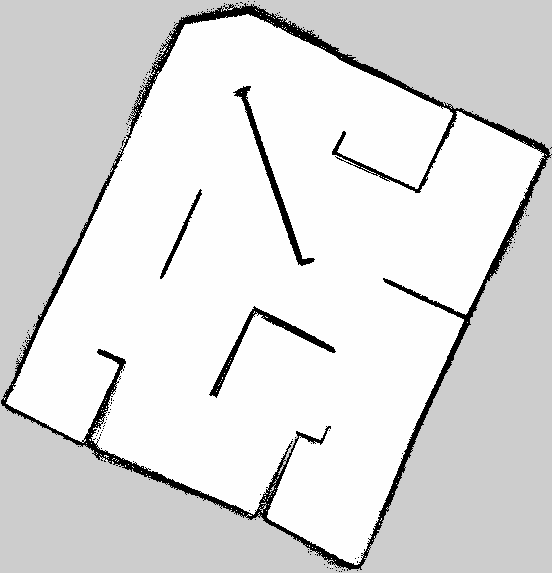
#> input picture CleaningRobotProject/self_cleaning_robot_ws/src/self_cleaning_robot/self_cleaning_robot/map.pgm, 552 x 573 px, given in place of the camera
$ python visual_tracking_test.py
#> lines starting #> are read from the running program, lines starting #| are printed output that depends on the picture; after the words box and inside, x2 and y2 are one past the last pixel; in counts of white or black regions, pixels touching at a corner belong together
import cv2
import numpy as np

class VisualTrackingWebcam:
    def __init__(self):
        # ----------------------------- ORB 설정 -----------------------------
        # ORB를 사용해 특징점을 검출하고 디스크립터를 생성.
        self.detector = cv2.ORB_create(nfeatures=500)

        # ----------------------------- 매처 설정 -----------------------------
        # 매처를 BF (브루트포스)로 가정 (원하는 경우 FLANN으로 변경 가능)
        self.matcher = cv2.BFMatcher(cv2.NORM_HAMMING, crossCheck=False)

        # ----------------------------- 이전 프레임 저장용 -----------------------------
        self.prev_keypoints = None
        self.prev_descriptors = None

        # ----------------------------- 시각화용 설정 -----------------------------
        self.display_width = 640
        self.display_height = 480
        self.window_name = 'Visual Tracking - ORB (Webcam)'
        cv2.namedWindow(self.window_name, cv2.WINDOW_NORMAL)
        cv2.resizeWindow(self.window_name, self.display_width, self.display_height)

        # ----------------------------- 잔상(페이드) 효과를 위한 오버레이 -----------------------------
        self.overlay = np.zeros((self.display_height, self.display_width, 3), dtype=np.uint8)

        # ----------------------------- 잔상(페이드) 파라미터 -----------------------------
        self.fade_factor = 0.9
        self.overlay_alpha = 0.7

    def run(self):
        # 웹캠 열기 (0번: 기본 카메라)
        cap = cv2.VideoCapture(0)
        if not cap.isOpened():
            print("웹캠(카메라)을 열 수 없습니다.")
            return

        while True:
            ret, frame = cap.read()
#> frame is the input picture: shape (573, 552, 3); min 0, max 254, mean 221
            if not ret:
                print("프레임을 읽어올 수 없습니다.")
                break

            # 1) 화면 크기 맞추기
            resized_color = cv2.resize(frame, (self.display_width, self.display_height))
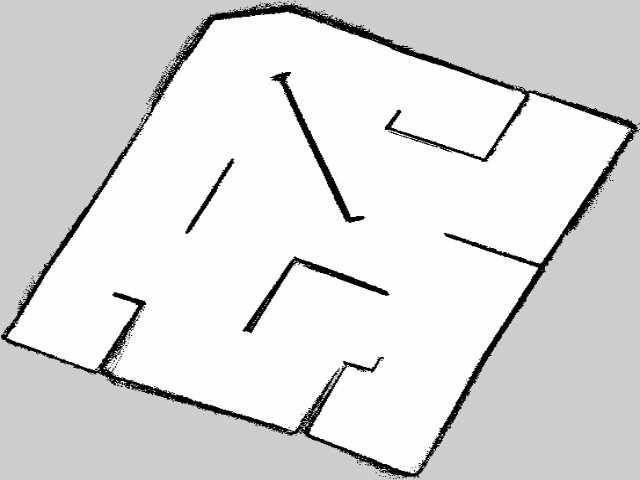
#> resized_color: shape (480, 640, 3); min 0, max 254, mean 221

            # 2) 그레이스케일 변환
            gray_image = cv2.cvtColor(resized_color, cv2.COLOR_BGR2GRAY)

            # 3) ORB로 특징점 검출 및 디스크립터 생성
            keypoints, descriptors = self.detector.detectAndCompute(gray_image, None)
#> keypoints = 500 keypoints; strongest (x, y, size): (282, 79, 64.3), (483, 157, 31), (372, 370, 37.2), (530, 94, 31)

            # 4) 오버레이 페이드
            self.overlay = (self.overlay * self.fade_factor).astype(np.uint8)

            # 5) 매칭 수행
            if self.prev_descriptors is not None and descriptors is not None:
                # knnMatch로 매칭
                raw_matches = self.matcher.knnMatch(self.prev_descriptors, descriptors, k=2)

                good_matches = []
                for match_pair in raw_matches:
                    if len(match_pair) < 2:
                        continue
                    m, n = match_pair
                    if m.distance < 0.75 * n.distance:
                        good_matches.append(m)

                # 상위 N개 매칭만
                N_MATCHES = 30
                good_matches = sorted(good_matches, key=lambda x: x.distance)[:N_MATCHES]

                # 이전 프레임 키포인트 좌표, 현재 프레임 키포인트 좌표 추출
                prev_pts = np.float32([self.prev_keypoints[m.queryIdx].pt for m in good_matches]).reshape(-1, 1, 2)
                curr_pts = np.float32([keypoints[m.trainIdx].pt for m in good_matches]).reshape(-1, 1, 2)

                # 매칭선 그리기
                for p0, p1 in zip(prev_pts, curr_pts):
                    pt0 = tuple(map(int, p0.ravel()))
                    pt1 = tuple(map(int, p1.ravel()))
                    cv2.line(self.overlay, pt0, pt1, (0, 0, 255), 2)

            # 현재 프레임을 다음 비교용으로 저장
            self.prev_keypoints = keypoints
#> self.prev_keypoints has the same summary as keypoints
            self.prev_descriptors = descriptors

            # 6) 오버레이 합성
            result = cv2.addWeighted(resized_color, 1.0, self.overlay, self.overlay_alpha, 0)

            # 키포인트 시각화 (녹색 원)
            for kp in keypoints:
                x, y = map(int, kp.pt)
                cv2.circle(result, (x, y), 3, (0, 255, 0), -1)
#> this loop made 500 passes
#> (kp, x, y) on passes 1 to 3: (keypoint at (197, 31), size 31, 197, 31), (keypoint at (125, 337), size 31, 125, 337), (keypoint at (429, 447), size 31, 429, 447)
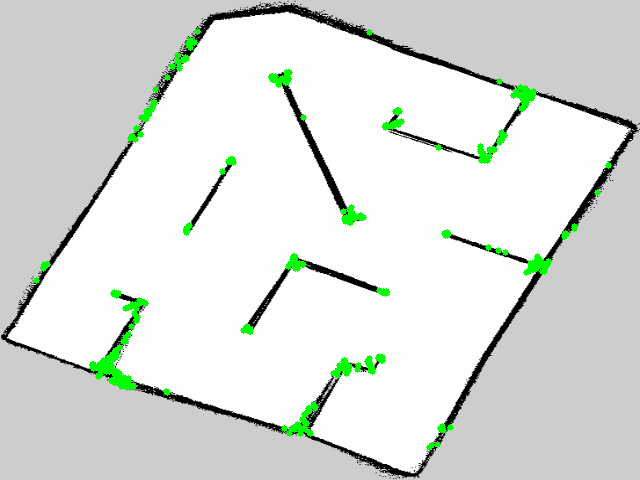
#> result: shape (480, 640, 3); 1.99% of pixels changed, all inside (x1, y1, x2, y2) = (33, 28, 612, 451)

            cv2.imshow(self.window_name, result)

            key = cv2.waitKey(1) & 0xFF
#> (key Esc is pressed here)
            if key == 27:  # ESC 키 누르면 종료
                break

        cap.release()
        cv2.destroyAllWindows()

def main():
    visual_tracking = VisualTrackingWebcam()
    visual_tracking.run()

if __name__ == '__main__':
    main()
